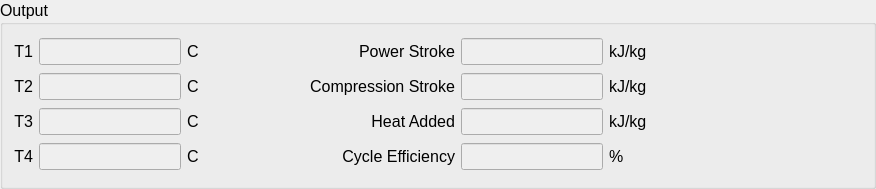
      <widget class="QGroupBox" name="gb_Output">
       <property name="geometry">
        <rect>
         <x>0</x>
         <y>234</y>
         <width>876</width>
         <height>189</height>
        </rect>
       </property>
       <property name="sizePolicy">
        <sizepolicy hsizetype="MinimumExpanding" vsizetype="Fixed">
         <horstretch>0</horstretch>
         <verstretch>0</verstretch>
        </sizepolicy>
       </property>
       <property name="font">
        <font>
         <pointsize>12</pointsize>
        </font>
       </property>
       <property name="title">
        <string>Output</string>
       </property>
       <layout class="QGridLayout" name="grid_Output">
        <item row="0" column="5">
         <widget class="QLabel" name="lbl_PowerStrokeUnits">
          <property name="sizePolicy">
           <sizepolicy hsizetype="Fixed" vsizetype="Fixed">
            <horstretch>0</horstretch>
            <verstretch>0</verstretch>
           </sizepolicy>
          </property>
          <property name="font">
           <font>
            <pointsize>12</pointsize>
           </font>
          </property>
          <property name="text">
           <string>kJ/kg</string>
          </property>
         </widget>
        </item>
        <item row="3" column="4">
         <widget class="QLineEdit" name="le_HeatAdded">
          <property name="enabled">
           <bool>false</bool>
          </property>
          <property name="sizePolicy">
           <sizepolicy hsizetype="Fixed" vsizetype="Fixed">
            <horstretch>0</horstretch>
            <verstretch>0</verstretch>
           </sizepolicy>
          </property>
          <property name="minimumSize">
           <size>
            <width>0</width>
            <height>0</height>
           </size>
          </property>
          <property name="maximumSize">
           <size>
            <width>200</width>
            <height>16777215</height>
           </size>
          </property>
          <property name="baseSize">
           <size>
            <width>150</width>
            <height>0</height>
           </size>
          </property>
          <property name="font">
           <font>
            <pointsize>12</pointsize>
           </font>
          </property>
         </widget>
        </item>
        <item row="4" column="5">
         <widget class="QLabel" name="label_12">
          <property name="sizePolicy">
           <sizepolicy hsizetype="Fixed" vsizetype="Fixed">
            <horstretch>0</horstretch>
            <verstretch>0</verstretch>
           </sizepolicy>
          </property>
          <property name="font">
           <font>
            <pointsize>12</pointsize>
           </font>
          </property>
          <property name="text">
           <string>%</string>
          </property>
         </widget>
        </item>
        <item row="3" column="1">
         <widget class="QLineEdit" name="le_T3">
          <property name="enabled">
           <bool>false</bool>
          </property>
          <property name="sizePolicy">
           <sizepolicy hsizetype="Fixed" vsizetype="Fixed">
            <horstretch>0</horstretch>
            <verstretch>0</verstretch>
           </sizepolicy>
          </property>
          <property name="minimumSize">
           <size>
            <width>0</width>
            <height>0</height>
           </size>
          </property>
          <property name="maximumSize">
           <size>
            <width>200</width>
            <height>16777215</height>
           </size>
          </property>
          <property name="baseSize">
           <size>
            <width>150</width>
            <height>0</height>
           </size>
          </property>
          <property name="font">
           <font>
            <pointsize>12</pointsize>
           </font>
          </property>
         </widget>
        </item>
        <item row="4" column="0">
         <widget class="QLabel" name="label_7">
          <property name="sizePolicy">
           <sizepolicy hsizetype="Fixed" vsizetype="Fixed">
            <horstretch>0</horstretch>
            <verstretch>0</verstretch>
           </sizepolicy>
          </property>
          <property name="font">
           <font>
            <pointsize>12</pointsize>
           </font>
          </property>
          <property name="text">
           <string>T4</string>
          </property>
          <property name="alignment">
           <set>Qt::AlignRight|Qt::AlignTrailing|Qt::AlignVCenter</set>
          </property>
         </widget>
        </item>
        <item row="4" column="4">
         <widget class="QLineEdit" name="le_Efficiency">
          <property name="enabled">
           <bool>false</bool>
          </property>
          <property name="sizePolicy">
           <sizepolicy hsizetype="Fixed" vsizetype="Fixed">
            <horstretch>0</horstretch>
            <verstretch>0</verstretch>
           </sizepolicy>
          </property>
          <property name="minimumSize">
           <size>
            <width>0</width>
            <height>0</height>
           </size>
          </property>
          <property name="maximumSize">
           <size>
            <width>200</width>
            <height>16777215</height>
           </size>
          </property>
          <property name="baseSize">
           <size>
            <width>150</width>
            <height>0</height>
           </size>
          </property>
          <property name="font">
           <font>
            <pointsize>12</pointsize>
           </font>
          </property>
         </widget>
        </item>
        <item row="4" column="3" alignment="Qt::AlignRight">
         <widget class="QLabel" name="label_10">
          <property name="sizePolicy">
           <sizepolicy hsizetype="Fixed" vsizetype="Fixed">
            <horstretch>0</horstretch>
            <verstretch>0</verstretch>
           </sizepolicy>
          </property>
          <property name="minimumSize">
           <size>
            <width>250</width>
            <height>0</height>
           </size>
          </property>
          <property name="font">
           <font>
            <pointsize>12</pointsize>
           </font>
          </property>
          <property name="text">
           <string>Cycle Efficiency</string>
          </property>
          <property name="alignment">
           <set>Qt::AlignRight|Qt::AlignTrailing|Qt::AlignVCenter</set>
          </property>
         </widget>
        </item>
        <item row="4" column="1">
         <widget class="QLineEdit" name="le_T4">
          <property name="enabled">
           <bool>false</bool>
          </property>
          <property name="sizePolicy">
           <sizepolicy hsizetype="Fixed" vsizetype="Fixed">
            <horstretch>0</horstretch>
            <verstretch>0</verstretch>
           </sizepolicy>
          </property>
          <property name="minimumSize">
           <size>
            <width>0</width>
            <height>0</height>
           </size>
          </property>
          <property name="maximumSize">
           <size>
            <width>200</width>
            <height>16777215</height>
           </size>
          </property>
          <property name="baseSize">
           <size>
            <width>150</width>
            <height>0</height>
           </size>
          </property>
          <property name="font">
           <font>
            <pointsize>12</pointsize>
           </font>
          </property>
         </widget>
        </item>
        <item row="0" column="1">
         <widget class="QLineEdit" name="le_T1">
          <property name="enabled">
           <bool>false</bool>
          </property>
          <property name="sizePolicy">
           <sizepolicy hsizetype="Fixed" vsizetype="Fixed">
            <horstretch>0</horstretch>
            <verstretch>0</verstretch>
           </sizepolicy>
          </property>
          <property name="minimumSize">
           <size>
            <width>0</width>
            <height>0</height>
           </size>
          </property>
          <property name="maximumSize">
           <size>
            <width>200</width>
            <height>16777215</height>
           </size>
          </property>
          <property name="baseSize">
           <size>
            <width>150</width>
            <height>0</height>
           </size>
          </property>
          <property name="font">
           <font>
            <pointsize>12</pointsize>
           </font>
          </property>
         </widget>
        </item>
        <item row="0" column="4">
         <widget class="QLineEdit" name="le_PowerStroke">
          <property name="enabled">
           <bool>false</bool>
          </property>
          <property name="sizePolicy">
           <sizepolicy hsizetype="Fixed" vsizetype="Fixed">
            <horstretch>0</horstretch>
            <verstretch>0</verstretch>
           </sizepolicy>
          </property>
          <property name="minimumSize">
           <size>
            <width>0</width>
            <height>0</height>
           </size>
          </property>
          <property name="maximumSize">
           <size>
            <width>200</width>
            <height>16777215</height>
           </size>
          </property>
          <property name="baseSize">
           <size>
            <width>150</width>
            <height>0</height>
           </size>
          </property>
          <property name="font">
           <font>
            <pointsize>12</pointsize>
           </font>
          </property>
         </widget>
        </item>
        <item row="0" column="2">
         <widget class="QLabel" name="lbl_T1Units">
          <property name="sizePolicy">
           <sizepolicy hsizetype="Fixed" vsizetype="Fixed">
            <horstretch>0</horstretch>
            <verstretch>0</verstretch>
           </sizepolicy>
          </property>
          <property name="baseSize">
           <size>
            <width>0</width>
            <height>0</height>
           </size>
          </property>
          <property name="font">
           <font>
            <pointsize>12</pointsize>
           </font>
          </property>
          <property name="text">
           <string>C</string>
          </property>
         </widget>
        </item>
        <item row="3" column="3" alignment="Qt::AlignRight">
         <widget class="QLabel" name="label_11">
          <property name="sizePolicy">
           <sizepolicy hsizetype="Fixed" vsizetype="Fixed">
            <horstretch>0</horstretch>
            <verstretch>0</verstretch>
           </sizepolicy>
          </property>
          <property name="font">
           <font>
            <pointsize>12</pointsize>
           </font>
          </property>
          <property name="text">
           <string>Heat Added</string>
          </property>
          <property name="alignment">
           <set>Qt::AlignRight|Qt::AlignTrailing|Qt::AlignVCenter</set>
          </property>
         </widget>
        </item>
        <item row="3" column="0">
         <widget class="QLabel" name="label_9">
          <property name="sizePolicy">
           <sizepolicy hsizetype="Fixed" vsizetype="Fixed">
            <horstretch>0</horstretch>
            <verstretch>0</verstretch>
           </sizepolicy>
          </property>
          <property name="font">
           <font>
            <pointsize>12</pointsize>
           </font>
          </property>
          <property name="text">
           <string>T3</string>
          </property>
          <property name="alignment">
           <set>Qt::AlignRight|Qt::AlignTrailing|Qt::AlignVCenter</set>
          </property>
         </widget>
        </item>
        <item row="0" column="3" alignment="Qt::AlignRight">
         <widget class="QLabel" name="label_14">
          <property name="sizePolicy">
           <sizepolicy hsizetype="Fixed" vsizetype="Fixed">
            <horstretch>0</horstretch>
            <verstretch>0</verstretch>
           </sizepolicy>
          </property>
          <property name="font">
           <font>
            <pointsize>12</pointsize>
           </font>
          </property>
          <property name="text">
           <string>Power Stroke</string>
          </property>
          <property name="alignment">
           <set>Qt::AlignRight|Qt::AlignTrailing|Qt::AlignVCenter</set>
          </property>
         </widget>
        </item>
        <item row="0" column="0">
         <widget class="QLabel" name="label_2">
          <property name="sizePolicy">
           <sizepolicy hsizetype="Fixed" vsizetype="Fixed">
            <horstretch>0</horstretch>
            <verstretch>0</verstretch>
           </sizepolicy>
          </property>
          <property name="font">
           <font>
            <pointsize>12</pointsize>
           </font>
          </property>
          <property name="focusPolicy">
           <enum>Qt::WheelFocus</enum>
          </property>
          <property name="text">
           <string>T1</string>
          </property>
          <property name="alignment">
           <set>Qt::AlignRight|Qt::AlignTrailing|Qt::AlignVCenter</set>
          </property>
         </widget>
        </item>
        <item row="4" column="2">
         <widget class="QLabel" name="lbl_T4Units">
          <property name="sizePolicy">
           <sizepolicy hsizetype="Fixed" vsizetype="Fixed">
            <horstretch>0</horstretch>
            <verstretch>0</verstretch>
           </sizepolicy>
          </property>
          <property name="baseSize">
           <size>
            <width>0</width>
            <height>0</height>
           </size>
          </property>
          <property name="font">
           <font>
            <pointsize>12</pointsize>
           </font>
          </property>
          <property name="text">
           <string>C</string>
          </property>
         </widget>
        </item>
        <item row="3" column="2">
         <widget class="QLabel" name="lbl_T3Units">
          <property name="sizePolicy">
           <sizepolicy hsizetype="Fixed" vsizetype="Fixed">
            <horstretch>0</horstretch>
            <verstretch>0</verstretch>
           </sizepolicy>
          </property>
          <property name="baseSize">
           <size>
            <width>0</width>
            <height>0</height>
           </size>
          </property>
          <property name="font">
           <font>
            <pointsize>12</pointsize>
           </font>
          </property>
          <property name="text">
           <string>C</string>
          </property>
         </widget>
        </item>
        <item row="2" column="1">
         <widget class="QLineEdit" name="le_T2">
          <property name="enabled">
           <bool>false</bool>
          </property>
          <property name="sizePolicy">
           <sizepolicy hsizetype="Fixed" vsizetype="Fixed">
            <horstretch>0</horstretch>
            <verstretch>0</verstretch>
           </sizepolicy>
          </property>
          <property name="minimumSize">
           <size>
            <width>0</width>
            <height>0</height>
           </size>
          </property>
          <property name="maximumSize">
           <size>
            <width>200</width>
            <height>16777215</height>
           </size>
          </property>
          <property name="baseSize">
           <size>
            <width>150</width>
            <height>0</height>
           </size>
          </property>
          <property name="font">
           <font>
            <pointsize>12</pointsize>
           </font>
          </property>
         </widget>
        </item>
        <item row="2" column="0">
         <widget class="QLabel" name="label_5">
          <property name="sizePolicy">
           <sizepolicy hsizetype="Fixed" vsizetype="Fixed">
            <horstretch>0</horstretch>
            <verstretch>0</verstretch>
           </sizepolicy>
          </property>
          <property name="font">
           <font>
            <pointsize>12</pointsize>
           </font>
          </property>
          <property name="text">
           <string>T2</string>
          </property>
          <property name="alignment">
           <set>Qt::AlignRight|Qt::AlignTrailing|Qt::AlignVCenter</set>
          </property>
         </widget>
        </item>
        <item row="2" column="4">
         <widget class="QLineEdit" name="le_CompressionStroke">
          <property name="enabled">
           <bool>false</bool>
          </property>
          <property name="sizePolicy">
           <sizepolicy hsizetype="Fixed" vsizetype="Fixed">
            <horstretch>0</horstretch>
            <verstretch>0</verstretch>
           </sizepolicy>
          </property>
          <property name="minimumSize">
           <size>
            <width>0</width>
            <height>0</height>
           </size>
          </property>
          <property name="maximumSize">
           <size>
            <width>200</width>
            <height>16777215</height>
           </size>
          </property>
          <property name="baseSize">
           <size>
            <width>150</width>
            <height>0</height>
           </size>
          </property>
          <property name="font">
           <font>
            <pointsize>12</pointsize>
           </font>
          </property>
         </widget>
        </item>
        <item row="3" column="5">
         <widget class="QLabel" name="lbl_HeatInUnits">
          <property name="sizePolicy">
           <sizepolicy hsizetype="Fixed" vsizetype="Fixed">
            <horstretch>0</horstretch>
            <verstretch>0</verstretch>
           </sizepolicy>
          </property>
          <property name="font">
           <font>
            <pointsize>12</pointsize>
           </font>
          </property>
          <property name="text">
           <string>kJ/kg</string>
          </property>
         </widget>
        </item>
        <item row="2" column="5">
         <widget class="QLabel" name="lbl_CompressionStrokeUnits">
          <property name="sizePolicy">
           <sizepolicy hsizetype="Fixed" vsizetype="Fixed">
            <horstretch>0</horstretch>
            <verstretch>0</verstretch>
           </sizepolicy>
          </property>
          <property name="font">
           <font>
            <pointsize>12</pointsize>
           </font>
          </property>
          <property name="text">
           <string>kJ/kg</string>
          </property>
         </widget>
        </item>
        <item row="2" column="2">
         <widget class="QLabel" name="lbl_T2Units">
          <property name="sizePolicy">
           <sizepolicy hsizetype="Fixed" vsizetype="Fixed">
            <horstretch>0</horstretch>
            <verstretch>0</verstretch>
           </sizepolicy>
          </property>
          <property name="baseSize">
           <size>
            <width>0</width>
            <height>0</height>
           </size>
          </property>
          <property name="font">
           <font>
            <pointsize>12</pointsize>
           </font>
          </property>
          <property name="text">
           <string>C</string>
          </property>
         </widget>
        </item>
        <item row="2" column="3" alignment="Qt::AlignRight">
         <widget class="QLabel" name="label_15">
          <property name="sizePolicy">
           <sizepolicy hsizetype="Fixed" vsizetype="Fixed">
            <horstretch>0</horstretch>
            <verstretch>0</verstretch>
           </sizepolicy>
          </property>
          <property name="font">
           <font>
            <pointsize>12</pointsize>
           </font>
          </property>
          <property name="text">
           <string>Compression Stroke</string>
          </property>
          <property name="alignment">
           <set>Qt::AlignRight|Qt::AlignTrailing|Qt::AlignVCenter</set>
          </property>
         </widget>
        </item>
        <item row="3" column="6">
         <spacer name="horizontalSpacer_2">
          <property name="orientation">
           <enum>Qt::Horizontal</enum>
          </property>
          <property name="sizeHint" stdset="0">
           <size>
            <width>40</width>
            <height>20</height>
           </size>
          </property>
         </spacer>
        </item>
       </layout>
      </widget>
